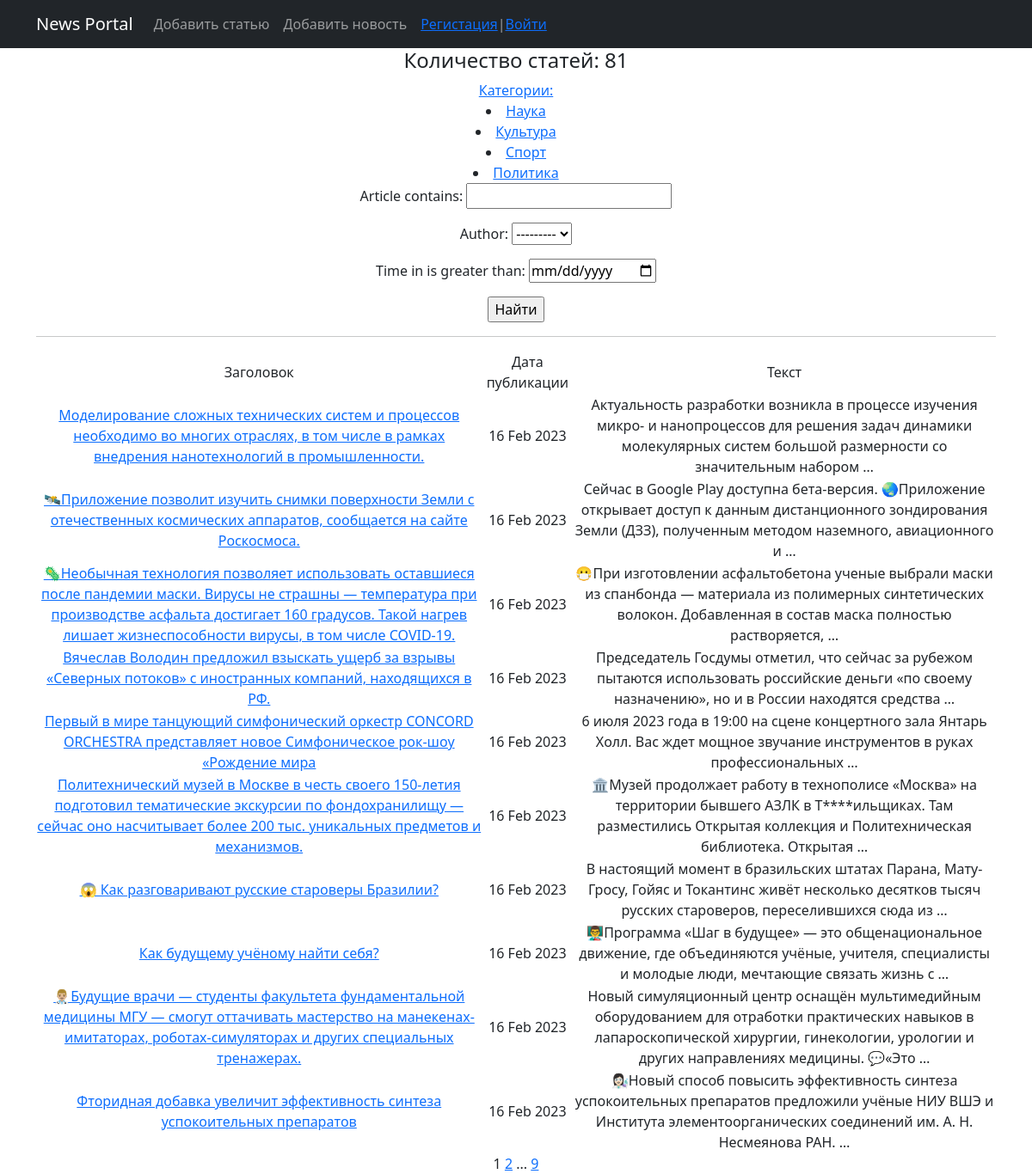
The page /news/ on the database as committed earlier.
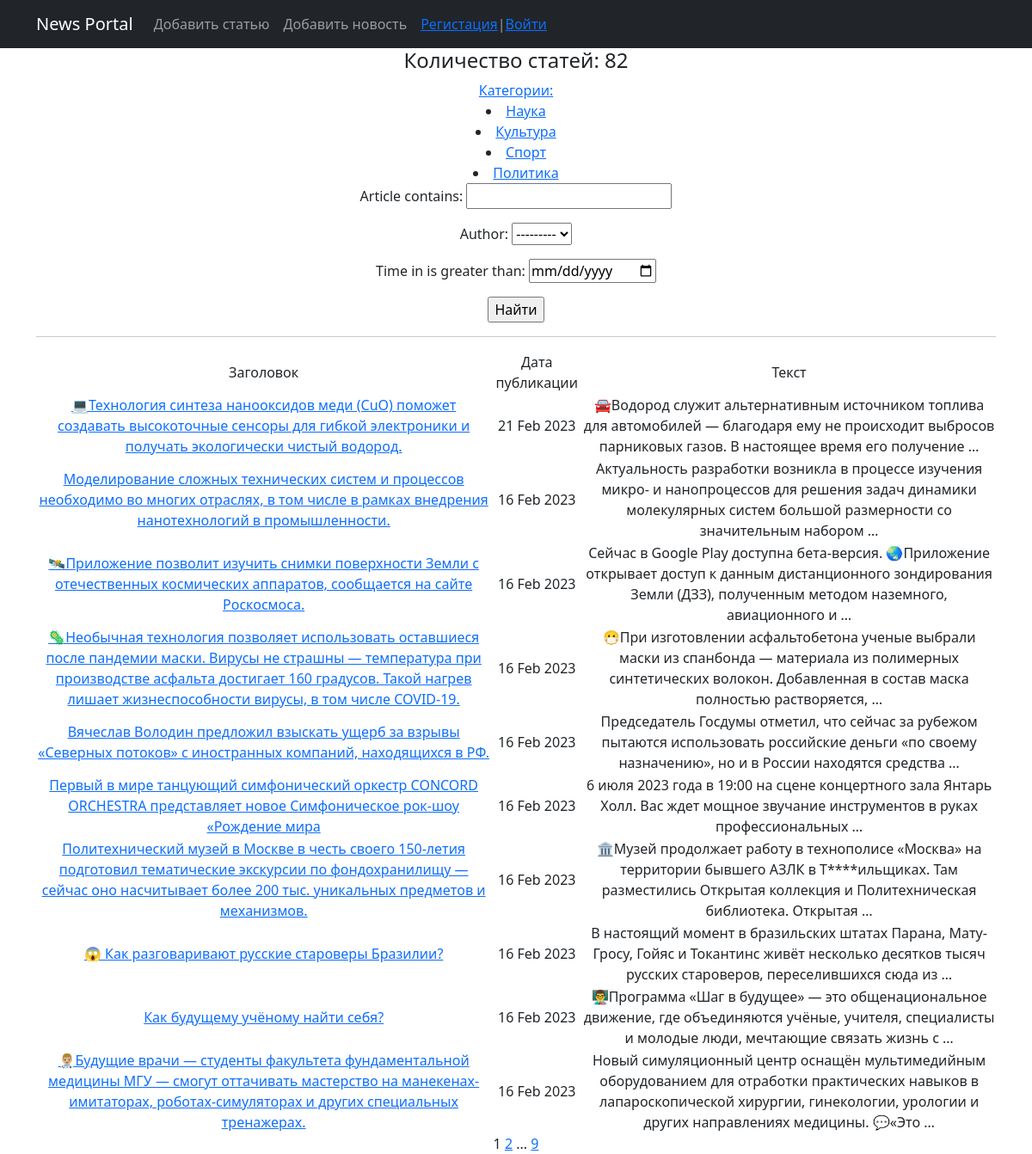
The same page on the database as committed later.
### news/models.py (models this page shows, shortened)
class Category(models.Model):
    name = models.CharField(max_length=255, unique=True)  # название категории. Поле должно быть уникальным
    subscribers = models.ManyToManyField(User)
    def get_absolute_url(self):
        return reverse('category', args=[str(self.pk)])  # TO DO

class Post(models.Model):
    author = models.ForeignKey(Author, on_delete=models.CASCADE)  # связь «один ко многим» с моделью Author;
    position = models.CharField(max_length=255, choices=POSITION)  # поле с выбором — «статья» или «новость»;
    time_in = models.DateTimeField(auto_now_add=True)  # автоматически добавляемая дата и время создания;
    category = models.ManyToManyField(Category, through='PostCategory')
    article = models.CharField(max_length=255)  # заголовок статьи/новости;
    text = models.TextField()  # текст статьи/новости;
    rating = models.FloatField(default=0.0)  # рейтинг статьи/новости.
    def get_absolute_url(self):
        return reverse('news', args=[str(self.pk)])

### news/views.py (the view)
# urls.py: path('', PostsList.as_view(), name='news_list'),
class PostsList(ListView):
    model = Post
    ordering = '-time_in'
    template_name = 'news_list.html'
    context_object_name = 'news_list'
    paginate_by = 10  # вот так мы можем указать количество записей на странице
    def get_queryset(self):
        queryset = super().get_queryset()
        self.filterset = PostFilter(self.request.GET, queryset)
        return self.filterset.qs
    def get_context_data(self, **kwargs):
        context = super().get_context_data(**kwargs)
        context['news_count'] = f'Количество статей: {self.filterset.qs.count()}'
        context['filterset'] = self.filterset
        context['next_sale'] = None
        context['title'] = 'Главная страница'
        context['cat_selected'] = 0
        context['menu'] = menu
        context['is_author'] = self.request.user.groups.filter(name='authors').exists()
        return context

### news/models.py (called while the page is built)
    def __str__(self):
        return self.user.username

### news/templatetags/custom_filters.py (called while the page is built)
@register.filter()
def censor(value):
    try:
        if not isinstance(value, str):
            raise CensorException('Error')
        v = value
        for word in WORDS:
            if word in v:
                v = v.replace(word, f'{word[:1]}{len(word[1:])*"*"}')
            if word.capitalize() in v:
                v = v.replace(word.capitalize(), f'{word[:1].capitalize()}{len(word[1:])*"*"}')
        return v
    except CensorException as e:
        print(e)

### news/templatetags/custom_tags.py (called while the page is built)
@register.simple_tag(takes_context=True)
def url_replace(context, **kwargs):
    d = context['request'].GET.copy()
    for k, v in kwargs.items():
        d[k] = v
    return d.urlencode()

@register.simple_tag
def get_categories():
    return Category.objects.all()

### templates/news_list.html (shortened to what this page needs)
{% extends 'flatpages/default.html' %}
{% load custom_filters %}
{% load custom_tags %}
{% block content %}
   <h4>{{ news_count }}</h4>
    <div class="col">
       <div class="news">
           <a href="/news" title="Разделы новостей">Категории:</a>
           {% get_categories as categories %}
           {% for c in categories %}
            {% if c == cat_selected %}
           <li class="bold">{{c.name}}
               {% if request.user.username and cat_selected not in cat_subscriber %}
<a href="/news/subscribe/{{cat_selected.id}}"><b>Подписаться!</b></a>
{% endif%}</li>
           {% else %}
            <li><a href={{c.get_absolute_url}}>{{c.name}}</a></li>
{% endif %}
           {% endfor %}
       </div>
    </div>
   <form action="" method="get">
       {{ filterset.form.as_p }}
       <input type="submit" value="Найти" />
   </form>
    <hr>
   {% if news_list %}
       <table>
           <tr>
               <td>Заголовок</td>
               <td>Дата публикации</td>
               <td>Текст</td>
           </tr>
           {% for news in news_list %}
           <tr>
               <td><a href="{{ news.get_absolute_url }}">{{ news.article|censor }}</a></td>
               <td>{{ news.time_in|date:'d M Y' }}</td>
               <td>{{ news.text|censor|truncatewords:20}}</td>
           </tr>
           {% endfor %}
       </table>
   {% else %}
       <h2>Статей нет!</h2>
   {% endif %}
   {{ page_obj.number }}
   {% if page_obj.has_next %}
       <a href="?{% url_replace page=page_obj.next_page_number %}">{{ page_obj.next_page_number }}</a>
       {% if paginator.num_pages != page_obj.next_page_number %}
           ...
       <a href="?{% url_replace page=page_obj.paginator.num_pages %}">{{ page_obj.paginator.num_pages }}</a>
       {% endif %}
   {% endif %}
{% endblock content %}

### templates/flatpages/default.html (shortened to what this page needs)
<!DOCTYPE html>
<html lang="en">
    <head>
        {% load static%}
        <link href="{% static 'css/styles.css' %}" rel="stylesheet" />
    </head>
    <body>
<nav class="navbar navbar-expand-lg navbar-dark bg-dark static-top">
   <div class="container">
       <a class="navbar-brand" href="{% url 'news_list'%}">News Portal</a>
       <div class="collapse navbar-collapse" id="navbarResponsive">
           <ul class="navbar-nav ml-auto">
{% block mainmenu %}
{% for m in menu %}
               <li class="nav-item active">
                   <a class="nav-link" href="{% url m.url_name%}">{{m.title}}</a>
               </li>
{% endfor %}
               {% if request.user.is_authenticated %}
               <li class="nav-link"> {{user.username}}
                 <a href="/accounts/logout">Выйти</a>
             </li>
               {% else %}
             <li class="nav-link">
                 <a href="/accounts/signup">Регистация</a>|<a href="/accounts/login">Войти</a>
             </li>
               {% endif %}
			</ul>
		</div>
{% endblock mainmenu %}
       </div>
</nav>
    <div class="container">
   <div class="row">
       <div class="col-lg-12 text-center">
           {% block content %}{% endblock content %}
       </div>
   </div>
</div>
    </body>
</html>

Rows that differ between the two databases and show on the page:
no longer on this page (row unchanged): Post: article|censor "Фторидная добавка увеличит эффективность синтеза успокоительных препаратов", time_in "16 Feb 2023", text|censor "👩🏻‍🔬Новый способ повысить эффективность синтеза успокоительных препаратов предложили учёные НИУ ВШЭ и Института элементоорганических соединений им. А. Н. Несмеянова РАН. …"
added Post: article|censor "💻Технология синтеза нанооксидов меди (CuO) поможет создавать высокоточные сенсоры для гибкой электроники и получать экологически чистый водород.", time_in "21 Feb 2023", text|censor "🚘Водород служит альтернативным источником топлива для автомобилей — благодаря ему не происходит выбросов парниковых газов. В настоящее время его получение …"
Other text that changed with them:
{{ news_count }}: "Количество статей: 81" → "Количество статей: 82"
